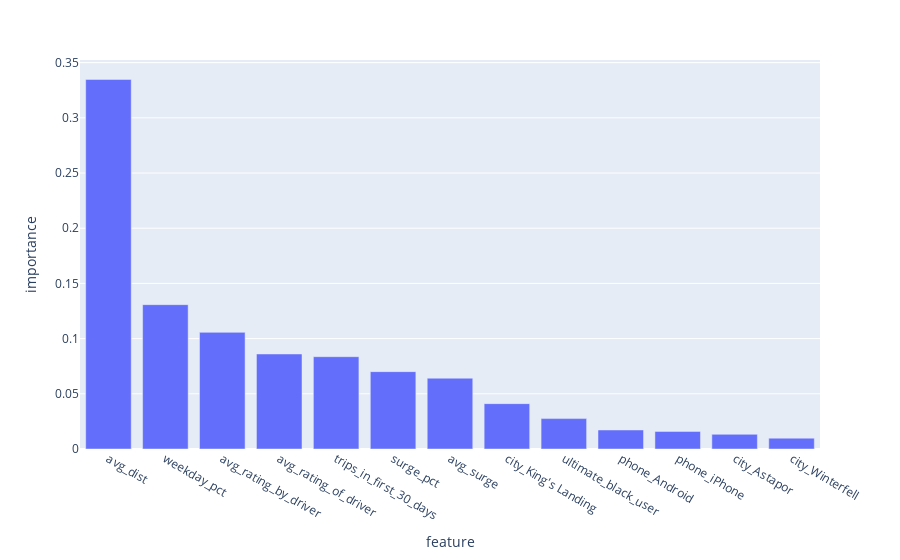

The code cell stored with this chart in its notebook:
### Code cell
feature_importance.sort_values('importance', inplace=True, ascending=False)
feature_importance.reset_index(drop=True, inplace=True)
fig = px.bar(feature_importance, x='feature', y='importance')
fig.show()

### Figure 1 — Plotly figure (JSON) as saved in the notebook; plotly's stock layout.template omitted (floating-point values rounded to 4 significant figures)
{"data": [{"alignmentgroup": "True", "hovertemplate": "feature=%{x}<br>importance=%{y}<extra></extra>", "legendgroup": "", "marker": {"color": "#636efa"}, "name": "", "offsetgroup": "", "orientation": "v", "showlegend": false, "textposition": "auto", "type": "bar", "x": ["avg_dist", "weekday_pct", "avg_rating_by_driver", "avg_rating_of_driver", "trips_in_first_30_days", "surge_pct", "avg_surge", "city_King's Landing", "ultimate_black_user", "phone_Android", "phone_iPhone", "city_Astapor", "city_Winterfell"], "xaxis": "x", "y": [0.3348, 0.1307, 0.1057, 0.08607, 0.08362, 0.07008, 0.06413, 0.0411, 0.02754, 0.01722, 0.01594, 0.0133, 0.009818], "yaxis": "y"}], "layout": {"barmode": "relative", "legend": {"tracegroupgap": 0}, "margin": {"t": 60}, "xaxis": {"anchor": "y", "domain": [0, 1], "title": {"text": "feature"}}, "yaxis": {"anchor": "x", "domain": [0, 1], "title": {"text": "importance"}}}}
